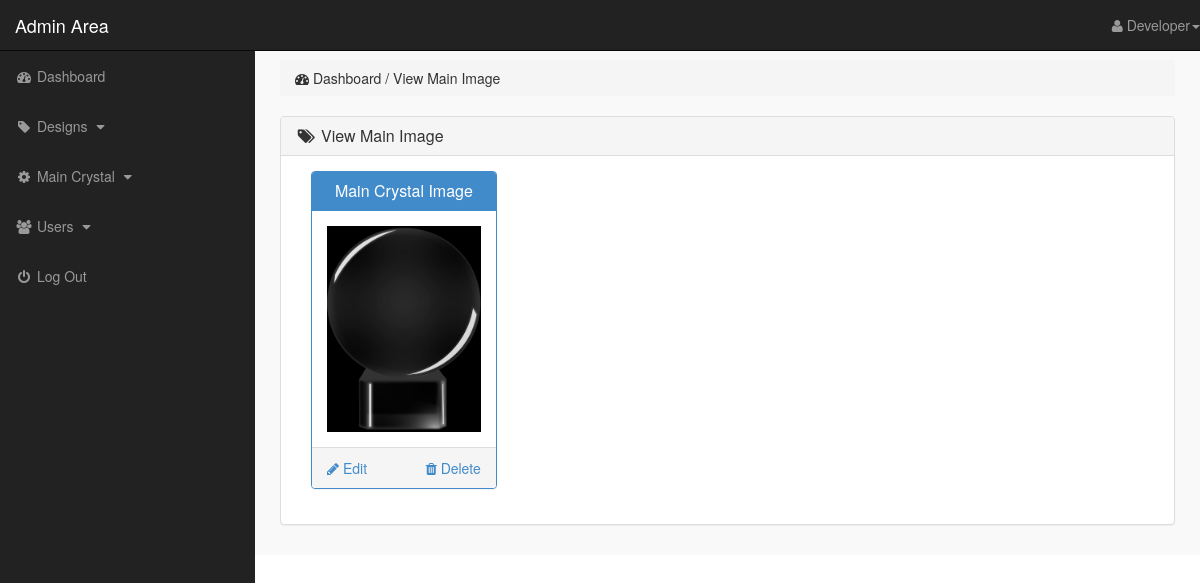
/admin_area/index.php?view_slides (signed in), run on the app's committed database.
### tables this page shows
CREATE TABLE `main` (
  `id` int(11) NOT NULL,
  `crystal_img` text NOT NULL
);

### admin_area/view_slides.php (the view)
<?php
    if(!isset($_SESSION['admin_email'])){
        echo "<script>window.open('login.php','_self')</script>";
    }else{
?>
<div class="row">
    <div class="col-lg-12">
        <ol class="breadcrumb">
            <li>
                <i class="fa fa-dashboard"></i> Dashboard / View Main Image
            </li>
        </ol>
    </div>
</div>
<div class="row">
    <div class="col-lg-12">
        <div class="panel panel-default">
            <div class="panel-heading">
                <h3 class="panel-title">
                    <i class="fa fa-tags fa-fw"></i> View Main Image
                </h3>
            </div>
            <div class="panel-body">
                <?php
                    $get_slides = "select * from main";
                    $run_slides = mysqli_query($con,$get_slides);
                    while($row_slides=mysqli_fetch_array($run_slides)){
                        $slide_id = $row_slides['id'];
                        $slide_name = "Main Crystal Image";
                        $slide_image = $row_slides['crystal_img'];
                ?>
                <div class="col-lg-3 col-md-3">
                    <div class="panel panel-primary">
                        <div class="panel-heading">
                            <h3 class="panel-title" align="center">
                                <?php echo $slide_name; ?>
                            </h3>
                        </div>
                        <div class="panel-body">
                            <img src="../Images/<?php echo $slide_image; ?>" alt="<?php echo $slide_name; ?>" class="img-responsive">
                        </div>
                        <div class="panel-footer">
                            <center>
                                <a href="index.php?delete_slide=<?php echo $slide_id; ?>" class="pull-right">
                                 <i class="fa fa-trash"></i> Delete
                                </a>
                                <a href="index.php?edit_slide=<?php echo $slide_id; ?>" class="pull-left">
                                 <i class="fa fa-pencil"></i> Edit
                                </a>
                                <div class="clearfix"></div>
                            </center>
                        </div>
                    </div>
                </div>
                <?php } ?>
            </div>
        </div>
    </div>
</div>
<?php } ?>

### admin_area/inc/sidebar.php (shortened to what this page needs)
<?php
     if(!isset($_SESSION['admin_email'])){
        echo "<script>window.location.href='login.php'</script>";
     }
     else { ?>
<nav class="navbar navbar-inverse navbar-fixed-top">
    <div class="navbar-header">
        <a href="index.php?dashboard" class="navbar-brand">Admin Area</a>
    </div>
    <ul class="nav navbar-right top-nav">
        <li class="dropdown">
            <a href="#" class="dropdown-toggle" data-toggle="dropdown">
                <i class="fa fa-user"></i>  <?php echo $admin_name ?><b class="caret"></b>
            </a>
        </li>
    </ul>
    <div class="collapse navbar-collapse navbar-ex1-collapse">
        <ul class="nav navbar-nav side-nav">
            <li>
                <a href="index.php?dashboard">
                        <i class="fa fa-fw fa-dashboard"></i> Dashboard
                </a>
            </li>
            <li>
                <a href="#" data-toggle="collapse" data-target="#products">
                        <i class="fa fa-fw fa-tag"></i> Designs
                        <i class="fa fa-fw fa-caret-down"></i>
                </a>
            </li>
            <li>
                <a href="#" data-toggle="collapse" data-target="#slides">
                        <i class="fa fa-fw fa-gear"></i> Main Crystal
                        <i class="fa fa-fw fa-caret-down"></i>
                </a>
            </li>
            <li>
                <a href="#" data-toggle="collapse" data-target="#users">
                        <i class="fa fa-fw fa-users"></i> Users
                        <i class="fa fa-fw fa-caret-down"></i>
                </a>
            </li>
            <li>
                <a href="logout.php">
                    <i class="fa fa-fw fa-power-off"></i> Log Out
                </a>
            </li>
        </ul>
    </div>
</nav>
<?php } ?>

### admin_area/css/style.css (style rules this page uses)
body { margin-top: 100px; }
@media (min-width: 768px) { body { margin-top: 50px; } }
.top-nav { 0 15px; }
.top-nav>li { float: left; display: inline-block; }
.top-nav>li>a { color: #999999; line-height: 20px; padding-top: 15px; padding-bottom: 15px; }
@media (min-width: 768px) { .side-nav { position: fixed; top: 51px; bottom: 0; width: 255px; overflow-y: auto; overflow-x: hidden; background-color: #222222; padding-bottom: 40px; border-radius: 0; } }
@media (min-width: 768px) { .side-nav>li>a { width: 255px; } }
.panel-body { border-radius: 5px; }

### data on the page
main: slide_name "Main Crystal Image", crystal_img (picture)

### other printed values
$admin_name "Developer"
